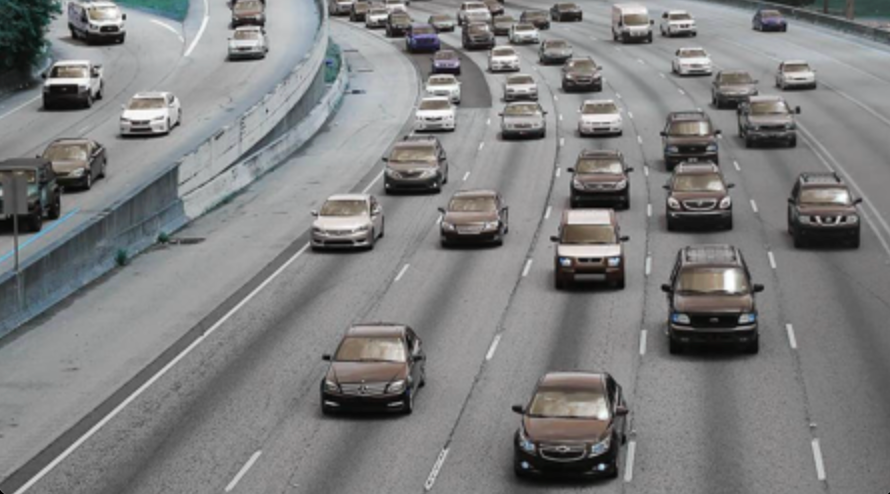
#> input picture image.png, 890 x 494 px
$ python object_localization.py
#> lines starting #> are read from the running program, lines starting #| are printed output that depends on the picture; after the words box and inside, x2 and y2 are one past the last pixel; in counts of white or black regions, pixels touching at a corner belong together
import cv2

# Load image
img = cv2.imread("image.png")
#> img is the input picture: shape (494, 890, 3); mean B, G, R 127.2, 127.1, 126.7
gray = cv2.cvtColor(img, cv2.COLOR_BGR2GRAY)

# Blur to reduce noise
blur = cv2.GaussianBlur(gray, (5, 5), 0)

# Threshold to get binary image
_, thresh = cv2.threshold(blur, 100, 255, cv2.THRESH_BINARY_INV)
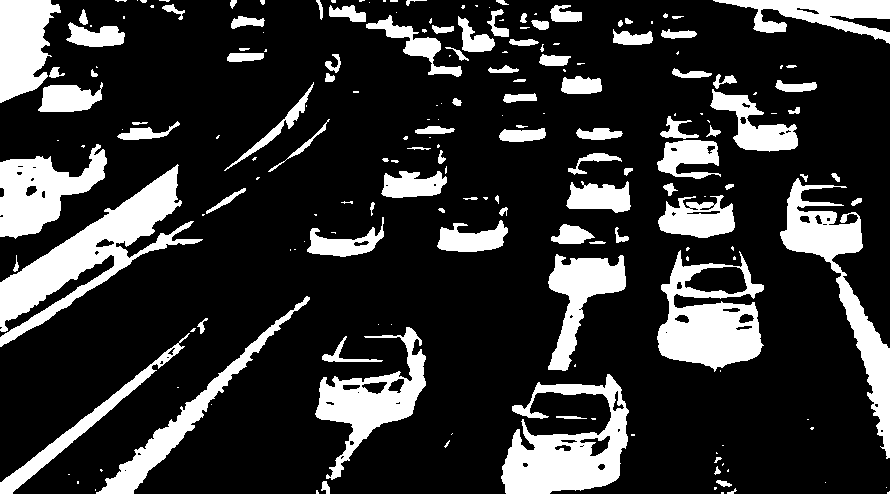
#> thresh: shape (494, 890); 20.1% white; 196 white regions (98 under 20 px)

# Find contours (objects)
contours, _ = cv2.findContours(thresh, cv2.RETR_EXTERNAL, cv2.CHAIN_APPROX_SIMPLE)
#> contours = 196 contours, 115 with area under 20; largest, box (x1, y1, x2, y2) and area: (0, 164, 203, 347) 9508, (657, 250, 764, 372) 8209, (501, 374, 629, 494) 7954, (780, 178, 890, 459) 6571, (315, 327, 426, 480) 5532

# If any object is detected
if contours:
    # Take the largest contour (main object)
    c = max(contours, key=cv2.contourArea)
#> c = contour of 574 points, box (x1, y1, x2, y2) (0, 164, 203, 347), area 9508

    # Get bounding box
    x, y, w, h = cv2.boundingRect(c)
#> x = 0; y = 164; w = 203; h = 183

    # Draw rectangle
    cv2.rectangle(img, (x, y), (x+w, y+h), (0, 255, 0), 3)
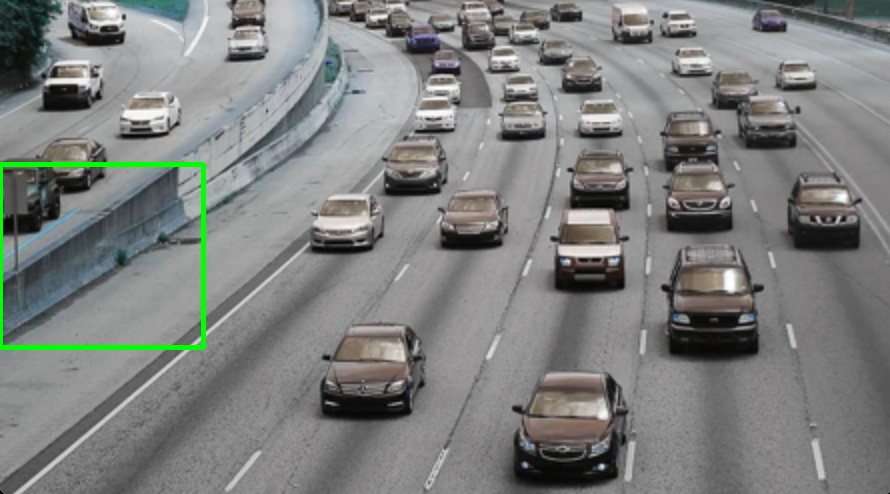
#> img: shape (494, 890, 3); 0.79% of pixels changed, all inside (x1, y1, x2, y2) = (0, 162, 206, 350)

# Show result
cv2.imshow("Object Localization", img)
cv2.waitKey(0)
cv2.destroyAllWindows()
